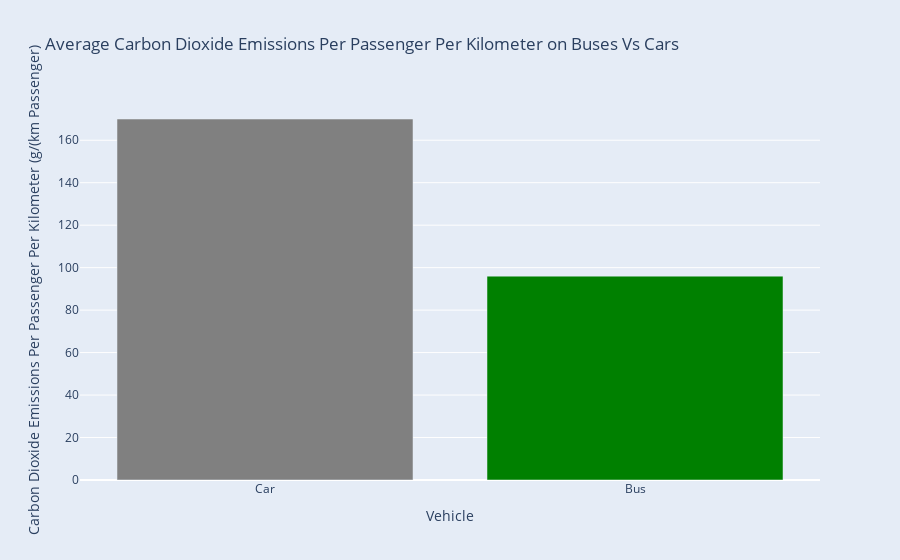

The notebook cell saved with this chart:
### Markdown cell above
### 4.6 plotting CO2 emmisions of avrg bus vs avrg car

### Code cell
# Plot Co2 emmision avrgs for bus vs car using plotly
labels = ['Car', 'Bus']
values = [170, 96]

fig = go.Figure(go.Bar(
    x=labels,
    y=values,
    marker = dict(color=['gray', 'green']
)))

fig.update_layout(title_text='Average Carbon Dioxide Emissions Per Passenger Per Kilometer on Buses Vs Cars',
        xaxis_title='Vehicle',
        yaxis_title='Carbon Dioxide Emissions Per Passenger Per Kilometer (g/(km Passenger)',
        showlegend=False,
        paper_bgcolor='#E5ECF6')
        
fig.write_image("figures\co2_emmisions_per_km_passenger.pdf")

fig.show()

### Figure 1 — Plotly figure (JSON) as saved in the notebook; plotly's stock layout.template omitted (floating-point values rounded to 4 significant figures)
{"data": [{"marker": {"color": ["gray", "green"]}, "type": "bar", "x": ["Car", "Bus"], "y": [170, 96]}], "layout": {"paper_bgcolor": "#E5ECF6", "showlegend": false, "title": {"text": "Average Carbon Dioxide Emissions Per Passenger Per Kilometer on Buses Vs Cars"}, "xaxis": {"title": {"text": "Vehicle"}}, "yaxis": {"title": {"text": "Carbon Dioxide Emissions Per Passenger Per Kilometer (g/(km Passenger)"}}}}
